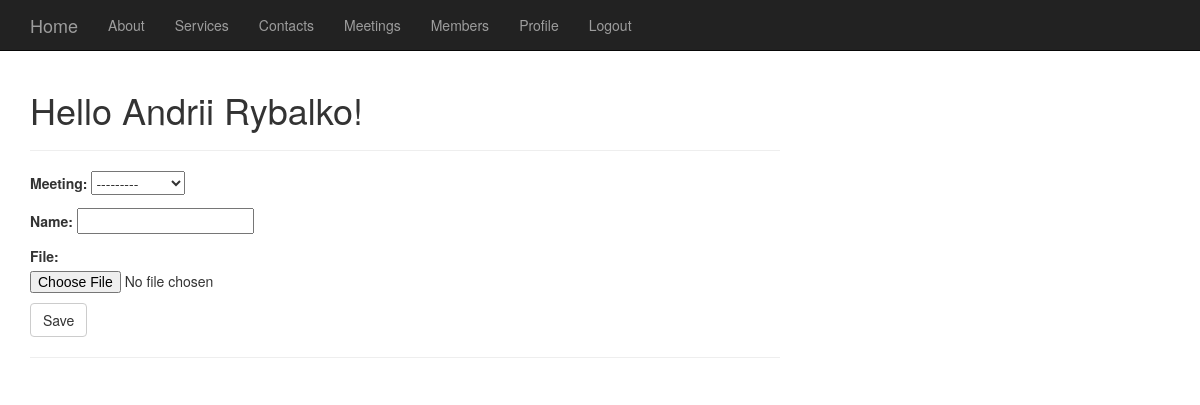
The page /members/profile/student/ (signed in) on the database as committed earlier.
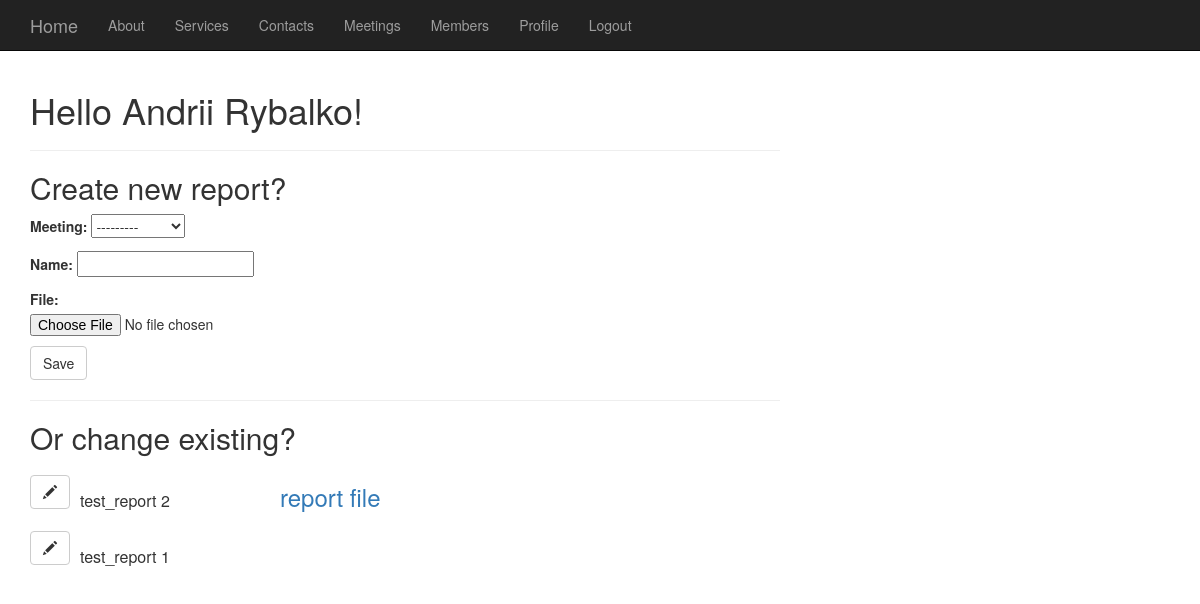
The same page on the database as committed later.
### meetings/models.py (models this page shows, shortened)
class Report(models.Model):
    meeting = models.ForeignKey(Meeting)
    author = models.ForeignKey(User)
    name = models.CharField(max_length=50)
    file = models.FileField(upload_to='report_files', blank=True)

### members/views.py (the view)
class ProfileStudentView(LoggedInMixin, generic.TemplateView):
    template_name = 'members/student_profile.html'
    def get_context_data(self, **kwargs):
        context = super(ProfileStudentView, self).get_context_data(**kwargs)
        context['form'] = StudentForm()
        context['reports'] = Report.objects.filter(author=self.request.user)
        return context

### members/forms.py
class StudentForm(forms.ModelForm):
    class Meta:
        model = Report
        limit_choices_to = limit_pub_date_choices
        fields = ('meeting', 'name', 'file', )

### meetings/models.py (called while the page is built)
    def __unicode__(self):  # __unicode__ on Python 2
        return self.topic_text

### members/views.py (called while the page is built)
    @method_decorator(login_required)
    def dispatch(self, *args, **kwargs):
        return super(LoggedInMixin, self).dispatch(*args, **kwargs)

### members/templates/members/student_profile.html (shortened to what this page needs)
<!DOCTYPE html>
<html lang="en">
<head>
    {% load staticfiles %}
    <link href="{%static 'bootstrap.min.css'%}" rel="stylesheet">
    <link href="{%static 'blog-post.css'%}" rel="stylesheet">
</head>
<body>
    {% include "menu.html"%}
<div class="container">
    <div class="row">
        <div class="col-lg-8">
            <h1>Hello {{ user.first_name }}  {{ user.last_name }}!</h1>
            <hr>
            {% if reports %}
            <h2>Create new report?</h2>
            <form action="{% url 'members:send_report' %}" method="POST">{% csrf_token %}
                {% else %}
                <form method="POST">{% csrf_token %}
                {% endif %}
                {{ form.as_p }}
                <button type="submit" class="save btn btn-default">Save</button>
            </form>
            <hr>
            {% if reports %}
            <h2>Or change existing?</h2>
            {% endif %}
            <table cellspacing="2" cellpadding="2">
                {% for report in reports %}
                <tr><td width="50">
                    <a class="btn btn-default" href="{% url 'members:edit_report' pk=report.pk %}">
                        <span class="glyphicon glyphicon-pencil"></span></a>
                </td>
                    <td width="200"><h3><font size="3">{{ report.name }}</font></h3></td>
                    {% if report.file.name %}
                    <td width="200"><h3><a href="{{report.file.url}}">report file</a></h3></td>
                    {% endif %}
                </tr>
                {% endfor %}
            </table>
        </div>
    </div>
</div>
</body>
</html>

Rows that differ between the two databases and show on the page:
added Report: name "test_report 2"
added Report: name "test_report 1"
Other text that changed with them:
text now shown: "Create new report? Or change existing?"
